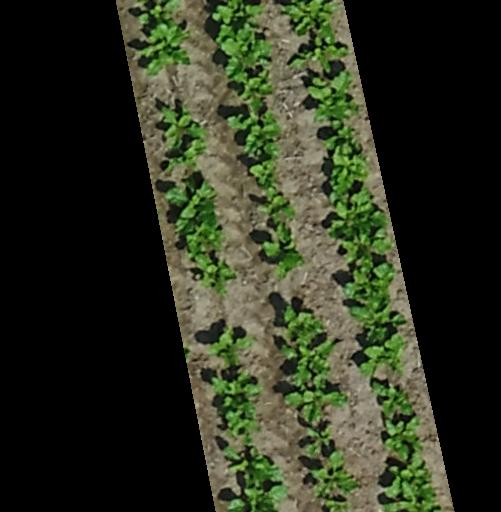
#> input picture 02_pflanzenzaehlung_computer_vision_DE/class_data_plants/beispiel_1_rgb.png, 501 x 512 px; its folder holds only this picture in this run
$ jupyter execute --allow-errors Pflanzenzaehlung_Programmierung_KURS_DE.ipynb
#> lines starting #> are read from the running program, lines starting #| are printed output that depends on the picture; after the words box and inside, x2 and y2 are one past the last pixel; in counts of white or black regions, pixels touching at a corner belong together
[cell 1]
from pathlib import Path
import os
import zipfile
import urllib.request
import shutil

GITHUB_USER = "Facuriy"
GITHUB_REPO = "agro-ai-kurs"
BRANCH = "main"
BLOCK_DIR = Path("02_pflanzenzaehlung_computer_vision_DE")
ZIP_NAME = "02_pflanzenzaehlung_computer_vision_DE.zip"
ZIP_URL = f"https://github.com/{GITHUB_USER}/{GITHUB_REPO}/raw/{BRANCH}/{ZIP_NAME}"
RAW_BASE = f"https://raw.githubusercontent.com/{GITHUB_USER}/{GITHUB_REPO}/{BRANCH}/02_pflanzenzaehlung_computer_vision_DE"
DATA_FILE = Path("class_data_plants/examples.csv")
DATA_FILES = ['class_data_plants/beispiel_1_rgb.png',
    'class_data_plants/beispiel_1_rgb_ground_truth.csv',
    'class_data_plants/beispiel_2_altum_multispektral.png',
    'class_data_plants/beispiel_2_altum_multispektral_ground_truth.csv',
    'class_data_plants/beispiel_3_rededge_multispektral.png',
    'class_data_plants/beispiel_3_rededge_multispektral_ground_truth.csv',
    'class_data_plants/beispiel_4_m3multi_multispektral.png',
    'class_data_plants/beispiel_4_m3multi_multispektral_ground_truth.csv',
    'class_data_plants/examples.csv']

def extract_zip(zip_path):
    with zipfile.ZipFile(zip_path, "r") as zf:
        names = zf.namelist()
        for member in names:
            normalized = Path(member.replace("\\", "/"))
            target = Path(".") / normalized
            if member.endswith("/"):
                target.mkdir(parents=True, exist_ok=True)
            else:
                target.parent.mkdir(parents=True, exist_ok=True)
                with zf.open(member) as source, open(target, "wb") as dest:
                    shutil.copyfileobj(source, dest)
        print("ZIP entpackt:", len(names), "Dateien")

def in_colab():
    try:
        import google.colab
        return True
    except Exception:
        return False

def find_course_folder():
    candidates = [Path("."), BLOCK_DIR]
    candidates += [p.parent.parent for p in Path(".").rglob("examples.csv")]
    for candidate in candidates:
        if (candidate / DATA_FILE).exists():
            return candidate
    return None

def download_direct_files():
    for rel in DATA_FILES:
        target = Path(rel)
        target.parent.mkdir(parents=True, exist_ok=True)
        if not target.exists():
            url = f"{RAW_BASE}/{rel}"
            print("Lade Datei:", url)
            urllib.request.urlretrieve(url, target)

course_folder = find_course_folder()

if course_folder is None and in_colab():
    print("Lade Unterrichtsdaten:", ZIP_URL)
    urllib.request.urlretrieve(ZIP_URL, ZIP_NAME)
    try:
        extract_zip(ZIP_NAME)
    except zipfile.BadZipFile:
        print("ZIP konnte nicht gelesen werden. Direkter Download wird benutzt.")
    course_folder = find_course_folder()

if course_folder is None and in_colab():
    download_direct_files()
    course_folder = find_course_folder()

if course_folder is None:
    found = [str(p) for p in Path(".").rglob("*")][:30]
    raise FileNotFoundError("Die Unterrichtsdaten wurden nicht gefunden. Gefundene Dateien: " + str(found))

os.chdir(course_folder)

print("Arbeitsordner:", Path.cwd())
print("Datensatz:", DATA_FILE)

# Pflanzenzählung mit Computer Vision

Dieses Notebook ist für den Kurs vorbereitet. Es nutzt kleine, schnelle Unterrichtsdaten.

## Hinweise zur Übung

**Ziel der Einheit:** Die Studierenden sollen eine klassische Computer-Vision-Pipeline verstehen: Bild laden, Pflanzen hervorheben, Maske bilden, Objekte zählen, Ergebnis bewerten.

**Empfohlener Ablauf (60-90 min):**

1. Erst nur RGB und Excess Green erklären.
2. Dann Schwellenwert, Mindestfläche und Glättung live verändern.
3. Ein gutes und ein schlechtes Beispiel vergleichen.
4. Precision/Recall/F1 anhand von TP, FP und FN interpretieren.

**Didaktischer Punkt:** Ein einfacher Algorithmus ist transparent. Gerade wenn er scheitert, lernen die Studierenden viel über Annahmen, Bildqualität und biologische Variabilität.

## Erwartete Beobachtungen und Diskussion

**Typische Interpretation der Metriken:**

- Hohe Precision, niedriger Recall: Der Algorithmus ist streng und übersieht Pflanzen.
- Niedrige Precision, hoher Recall: Der Algorithmus erkennt viel, aber auch viele Fehlalarme.
- F1 ist gut für den Vergleich, ersetzt aber nicht den Blick auf Overlay und Fehlerbeispiele.

**Diskussionsfragen:**

- Warum ist das einfache RGB-Beispiel nicht automatisch das beste?
- Welche Fehler entstehen bei überlappenden Pflanzen?
- Warum braucht man Ground Truth für ehrliche Bewertung?

# Pflanzenzählung mit Python

Eine praktische Einführung in Bildanalyse für Studierende der Agronomie.

In diesem Notebook laden wir kleine echte Bildausschnitte aus UAV-Orthomosaiken,
segmentieren Pflanzen mit einfachen Regeln und bewerten die Ergebnisse mit
Precision, Recall und F1.

## 1. Motivation: Warum Pflanzen automatisch zählen?

Pflanzenzählung hilft bei Feldaufgang, Bestandesdichte, Sortenversuchen,
Stressmonitoring und Managemententscheidungen. Programmierung ist hier kein
Selbstzweck: Wir übersetzen ein agronomisches Problem in wiederholbare Schritte.

### Mini-Glossar: Was passiert in dieser Klasse?

| Begriff | Einfache Erkl?rung |
|---|---|
| **Pixel** | Ein einzelner Bildpunkt. Jedes Pixel hat Farbwerte, z. B. Rot, Gr?n und Blau. |
| **RGB-Bild** | Ein normales Farbbild mit drei Kan?len: Red, Green, Blue. |
| **Multispektralbild** | Ein Bild mit zus?tzlichen Kan?len, z. B. RedEdge oder NIR. Diese Kan?le k?nnen Pflanzenzustand sichtbar machen, den das Auge kaum sieht. |
| **Segmentierung** | Wir trennen Bildbereiche: Pflanze oder Nicht-Pflanze. |
| **Maske** | Ein Schwarz-Wei?-Bild: wei?/True = geh?rt zur Pflanze, schwarz/False = Hintergrund. |
| **Objekt / Komponente** | Eine zusammenh?ngende Gruppe von Pflanzen-Pixeln. Daraus sch?tzen wir eine Pflanze. |
| **Zentroid** | Mittelpunkt eines erkannten Objekts. Er wird als Pflanzenposition angezeigt. |

Die Klasse folgt einer einfachen Computer-Vision-Pipeline:

```text
Bild laden -> Pflanzenfarbe hervorheben -> Maske erzeugen -> Objekte finden -> Pflanzen z?hlen -> Ergebnis bewerten
```

[cell 2]
from pathlib import Path

import numpy as np
import pandas as pd
import matplotlib.pyplot as plt
from PIL import Image
from skimage import exposure, filters, measure, morphology

DATA_DIR = Path("class_data_plants")
OUT_DIR = Path("class_outputs_plants")
OUT_DIR.mkdir(exist_ok=True)

examples_path = DATA_DIR / "examples.csv"
if not examples_path.exists():
    raise FileNotFoundError(f"Datei fehlt: {examples_path}")

examples = pd.read_csv(examples_path)
#> (reads 02_pflanzenzaehlung_computer_vision_DE/class_data_plants/examples.csv from the repository)
examples

## 2. Bilddaten laden und verstehen

Wir arbeiten mit kleinen PNG-Dateien. Die originalen Orthomosaike sind viel
größer; für eine Unterrichtsstunde reicht ein repräsentativer Ausschnitt.

[cell 3]
def load_rgb(example_row):
    path = DATA_DIR / example_row["image_file"]
    if not path.exists():
        raise FileNotFoundError(path)
    return np.array(Image.open(path).convert("RGB"))
#> returned value is the input picture: shape (512, 501, 3); mean R, G, B 43.9, 49.1, 31.3


fig, axes = plt.subplots(1, len(examples), figsize=(4 * len(examples), 4))
#> (the rest of this cell did not finish here and is left out)

## 3. Einfache Vorverarbeitung

Viele Pflanzen sind grüner als der Boden. Eine einfache Kennzahl ist
`Excess Green`: `2*G - R - B`. Das ist kein perfektes Modell, aber sehr gut
geeignet, um Bildanalyse zu verstehen.

### Definition: Excess Green

F?r junge gr?ne Pflanzen reicht oft ein sehr einfacher Farbindex:

$$\text{ExG} = 2 \cdot G - R - B$$

Dabei sind `R`, `G` und `B` die roten, gr?nen und blauen Farbwerte. Wenn ein Pixel deutlich gr?ner ist als rot/blau, wird `ExG` gro?.

**Wichtig:** Das ist keine biologische Wahrheit. Es ist eine einfache Regel, die bei gr?nen Pflanzen gut funktionieren kann, aber bei Schatten, trockenem Boden, gelben Bl?ttern oder multispektralen Kompositbildern scheitern kann.

[cell 4]
def excess_green(rgb):
    arr = rgb.astype("float32") / 255.0
    r, g, b = arr[..., 0], arr[..., 1], arr[..., 2]
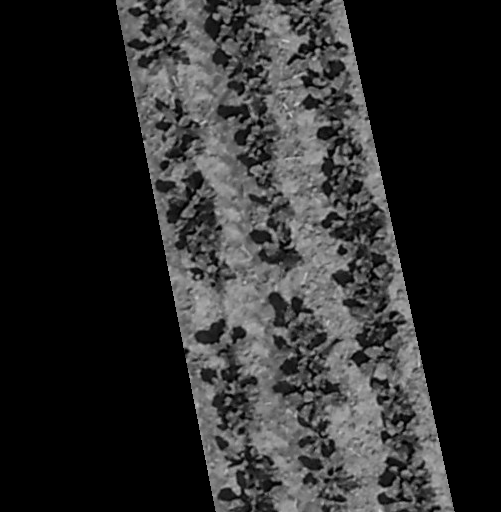
#> r: shape (512, 501) float32; min 0, max 0.82, mean 0.172
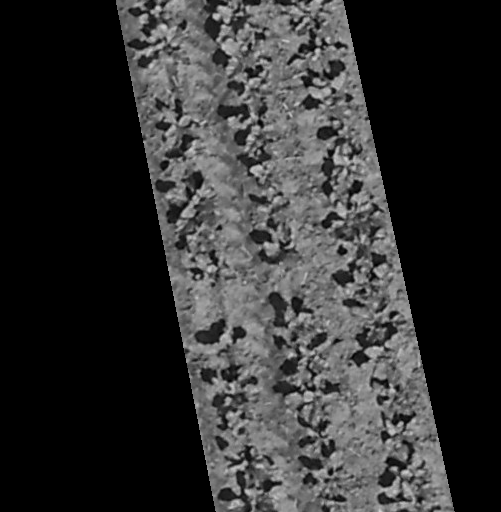
#> g: shape (512, 501) float32; min 0, max 0.816, mean 0.193
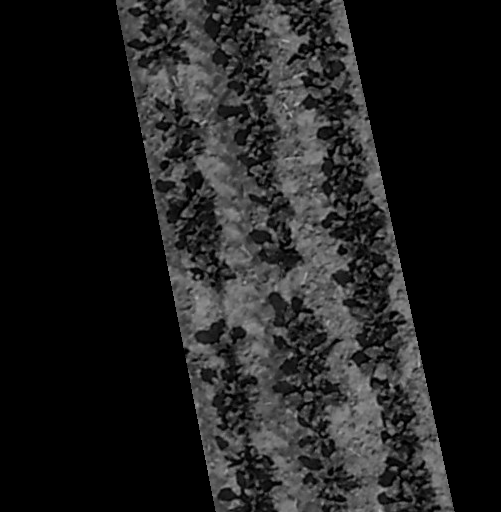
#> b: shape (512, 501) float32; min 0, max 0.71, mean 0.123
    exg = 2 * g - r - b
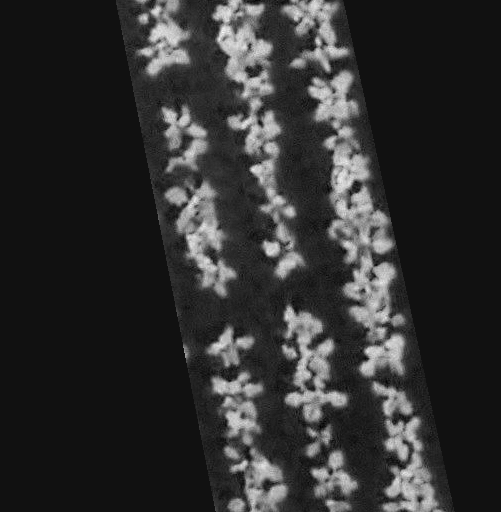
#> exg: shape (512, 501) float32; min -0.051, max 0.71, mean 0.0908; drawn with min black and max white
    return exposure.rescale_intensity(exg, in_range="image", out_range=(0, 1))
#> returned value: shape (512, 501) float32


row = examples.iloc[0]
img = load_rgb(row)
exg = excess_green(img)

fig, axes = plt.subplots(1, 3, figsize=(12, 4))
axes[0].imshow(img)
axes[0].set_title("RGB")
axes[1].imshow(exg, cmap="gray")
axes[1].set_title("Excess Green")
axes[2].hist(exg.ravel(), bins=50, color="green")
axes[2].set_title("Histogramm")
for ax in axes[:2]:
    ax.axis("off")
plt.tight_layout()
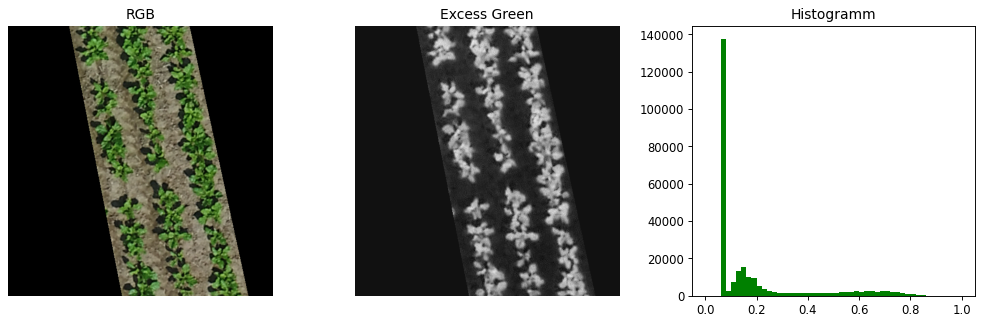
#> figure drawn by matplotlib, 3 panels; panel 3: tallest bar 137625 high, from x = 0.06 to 0.08

## 4. Einfache Pflanzendetektion

Die Funktion unten macht vier Dinge:

1. Grünheitsindex berechnen
2. Bild glätten
3. Schwellenwert anwenden
4. Kleine Objekte entfernen und Pflanzenzentren bestimmen

### Was machen Threshold, Morphologie und Connected Components?

1. **Threshold / Schwellenwert:** Wir entscheiden: `ExG > Schwelle` bedeutet Pflanze.
2. **Gl?ttung:** Kleine St?rungen werden reduziert, damit einzelne Pixel nicht zu falschen Pflanzen werden.
3. **Morphologie:** Kleine Objekte werden entfernt und kleine L?cher geschlossen.
4. **Connected Components:** Zusammenh?ngende wei?e Bereiche in der Maske werden als einzelne Objekte gez?hlt.
5. **Fl?chenfilter:** Zu kleine Objekte sind oft Rauschen; zu gro?e Objekte sind oft zusammengewachsene Pflanzen oder Fehler.

Diese Pipeline ist bewusst simpel. Genau deshalb ist sie gut für eine erste Programmierklasse: Man sieht sofort, welche Annahmen der Algorithmus macht.

[cell 5]
def detect_plants(rgb, threshold=0.08, min_area_px=18, max_area_px=900, smoothing=1.0):
#> called with threshold = 0.5, min_area_px = 18, max_area_px = 900, smoothing = 1
    exg = excess_green(rgb)
    smooth = filters.gaussian(exg, sigma=smoothing)
    mask = smooth > threshold
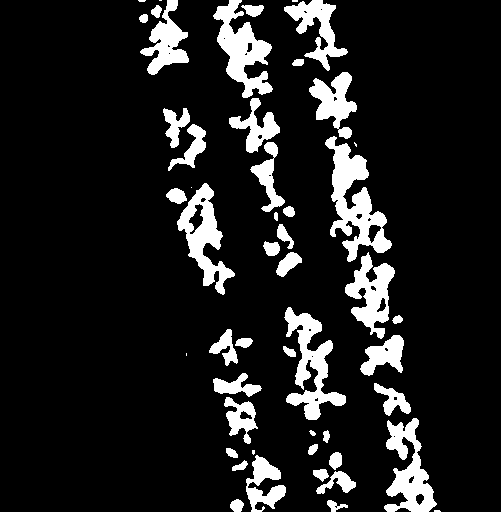
#> mask: shape (512, 501) bool; 12.1% white; 50 white regions (8 under 20 px), largest, box (x1, y1, x2, y2) and area: (325, 136, 392, 262) 3395, (284, 307, 346, 420) 2644, (213, 0, 273, 98) 2612
    mask = morphology.remove_small_objects(mask, min_size=max(1, int(min_area_px)))
    mask = morphology.remove_small_holes(mask, area_threshold=31)
#> mask: shape (512, 501) bool; 12.1% white; 42 white regions, largest, box (x1, y1, x2, y2) and area: (325, 136, 392, 262) 3423, (284, 307, 346, 420) 2656, (213, 0, 273, 98) 2616
    mask = morphology.opening(mask, morphology.disk(1))
#> mask: shape (512, 501) bool; 12.1% white; 47 white regions (1 under 20 px), largest, box (x1, y1, x2, y2) and area: (325, 136, 392, 262) 3417, (284, 307, 346, 420) 2646, (213, 0, 273, 98) 2608

    labels = measure.label(mask)
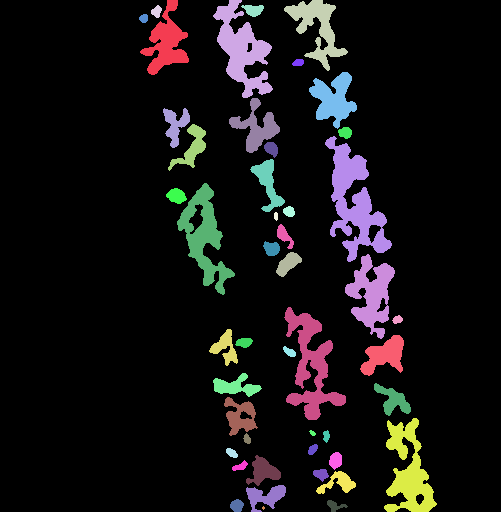
#> labels: shape (512, 501) int32; 48 distinct labels, from 0 to 47; one colour per label, 0 black
    rows = []
    keep = np.zeros_like(mask, dtype=bool)
    for region in measure.regionprops(labels):
        if min_area_px <= region.area <= max_area_px:
            y, x = region.centroid
            rows.append({"x": x, "y": y, "area_px": region.area})
            keep[labels == region.label] = True
#> this loop made 47 passes
#> (y, x) on passes 4, 5, 6, 7, 10, 11, 12, 14, 15, 17, 18, 19: (11.09, 156.2), (9.55, 253), (17.95, 143.4), (62.17, 297.9), (124.6, 175.1), (147.1, 191.6), (132.2, 344.9), (148.3, 271.1), (183, 267.6), (195.5, 176.1), (211.2, 288.8), (215.8, 275.6)
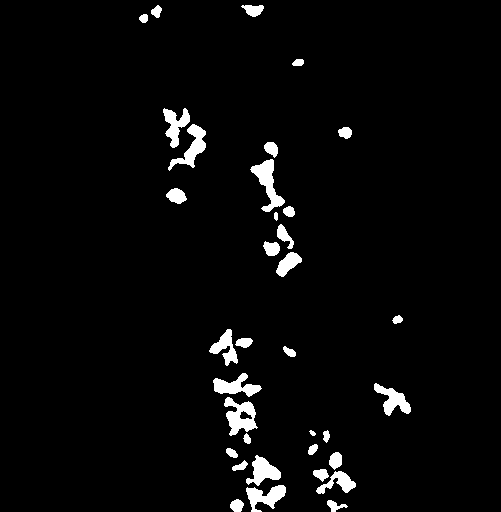
#> keep: shape (512, 501) bool; 3.4% white; 35 white regions, largest, box (x1, y1, x2, y2) and area: (224, 397, 258, 436) 712, (250, 159, 285, 212) 710, (168, 124, 206, 171) 617
#> after the loop, rows = 35 items
    return keep, pd.DataFrame(rows)

## 5. AUSPROBIEREN: Parameter ausprobieren

Ändern Sie die Werte und führen Sie die nächsten Zellen erneut aus.

[cell 6]
# AUSPROBIEREN
EXAMPLE_ID = examples.iloc[0]["example_id"]
THRESHOLD = float(examples.loc[examples.example_id == EXAMPLE_ID, "suggested_threshold"].iloc[0])
MIN_AREA_PX = int(examples.loc[examples.example_id == EXAMPLE_ID, "min_area_px"].iloc[0])
MAX_AREA_PX = int(examples.loc[examples.example_id == EXAMPLE_ID, "max_area_px"].iloc[0])
SMOOTHING = 1.0

print(EXAMPLE_ID, THRESHOLD, MIN_AREA_PX, MAX_AREA_PX)

[cell 7]
row = examples.loc[examples.example_id == EXAMPLE_ID].iloc[0]
img = load_rgb(row)
mask, pred = detect_plants(img, THRESHOLD, MIN_AREA_PX, MAX_AREA_PX, SMOOTHING)
#> pred = table of 35 rows and 3 columns

fig, axes = plt.subplots(1, 3, figsize=(14, 5))
axes[0].imshow(img)
axes[0].set_title("Bild")
axes[1].imshow(mask, cmap="gray")
axes[1].set_title("Pflanzenmaske")
axes[2].imshow(img)
if len(pred):
    axes[2].scatter(pred.x, pred.y, s=22, c="yellow", marker="+")
axes[2].set_title(f"Detektionen: {len(pred)}")
for ax in axes:
    ax.axis("off")
plt.tight_layout()
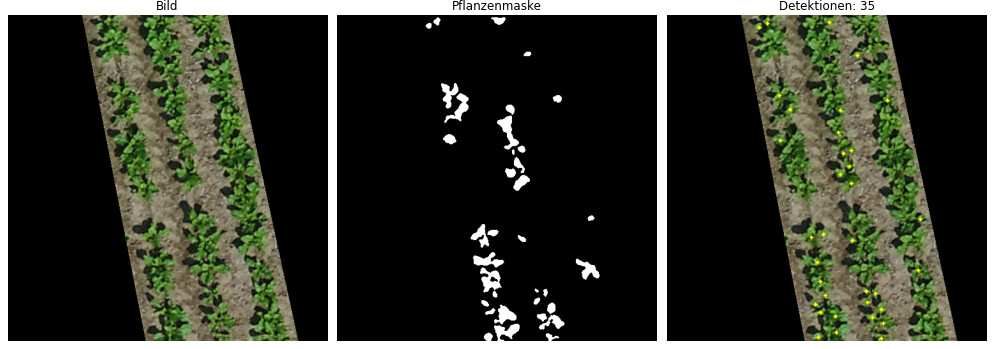
#> figure drawn by matplotlib, 3 panels

## 6. Metriken: Wie gut ist die Zählung?

Wir vergleichen die gefundenen Zentren mit manuell markierten Referenzpunkten.

- **TP**: Pflanze korrekt gefunden
- **FP**: Detektion, aber keine Referenzpflanze in der Nähe
- **FN**: Referenzpflanze wurde übersehen
- **Precision**: Wie sauber sind die Detektionen?
- **Recall**: Wie viele echte Pflanzen wurden gefunden?
- **F1**: Kompromiss aus Precision und Recall

### Definitionen der Metriken

Wir vergleichen erkannte Pflanzenzentren mit Referenzpunkten (*Ground Truth*).

| Metrik | Bedeutung |
|---|---|
| **TP** (*True Positive*) | Eine echte Pflanze wurde richtig erkannt. |
| **FP** (*False Positive*) | Der Algorithmus meldet eine Pflanze, dort ist aber keine Referenzpflanze. |
| **FN** (*False Negative*) | Eine echte Pflanze wurde ?bersehen. |
| **Precision** | Von allen erkannten Pflanzen: Wie viele waren wirklich richtig?  $$Precision = \frac{TP}{TP + FP}$$ |
| **Recall** | Von allen echten Pflanzen: Wie viele wurden gefunden?  $$Recall = \frac{TP}{TP + FN}$$ |
| **F1** | Harmonischer Mittelwert aus Precision und Recall. Gut, wenn beide wichtig sind.  $$F1 = \frac{2 \cdot Precision \cdot Recall}{Precision + Recall}$$ |
| **Count Error** | Differenz zwischen vorhergesagter und echter Pflanzenzahl. |

**Interpretation:**
- Hohe Precision, niedriger Recall: Der Algorithmus ist vorsichtig, ?bersieht aber Pflanzen.
- Niedrige Precision, hoher Recall: Der Algorithmus findet viele Pflanzen, aber auch viele falsche.
- F1 ist praktisch, wenn wir einen einzelnen Vergleichswert brauchen.

[cell 8]
def load_ground_truth(example_row):
    path = DATA_DIR / example_row["ground_truth_file"]
    if not path.exists():
        raise FileNotFoundError(path)
    return pd.read_csv(path)
#> (reads 02_pflanzenzaehlung_computer_vision_DE/class_data_plants/beispiel_1_rgb_ground_truth.csv from the repository)


def detection_metrics(pred, gt, tolerance_px=18):
#> called with tolerance_px = 18
    pred_xy = pred[["x", "y"]].to_numpy(float) if len(pred) else np.empty((0, 2))
    gt_xy = gt[["x", "y"]].to_numpy(float) if len(gt) else np.empty((0, 2))
    used = set()
    tp = 0
    for gx, gy in gt_xy:
        if len(pred_xy) == 0:
            continue
        d = np.sqrt((pred_xy[:, 0] - gx) ** 2 + (pred_xy[:, 1] - gy) ** 2)
        for idx in np.argsort(d):
            if idx not in used and d[idx] <= tolerance_px:
                used.add(int(idx))
                tp += 1
                break
    fp = len(pred_xy) - tp
    fn = len(gt_xy) - tp
    precision = tp / (tp + fp) if (tp + fp) else 0
    recall = tp / (tp + fn) if (tp + fn) else 0
    f1 = 2 * precision * recall / (precision + recall) if (precision + recall) else 0
    return pd.Series({
        "Referenz": len(gt_xy), "Detektionen": len(pred_xy),
        "TP": tp, "FP": fp, "FN": fn,
        "Precision": precision, "Recall": recall, "F1": f1,
        "Zählfehler": len(pred_xy) - len(gt_xy),
    })


gt = load_ground_truth(row)
metrics = detection_metrics(pred, gt)
metrics

[cell 9]
plt.figure(figsize=(7, 7))
plt.imshow(img)
plt.scatter(gt.x, gt.y, s=44, facecolors="none", edgecolors="white", label="Referenz")
if len(pred):
    plt.scatter(pred.x, pred.y, s=24, c="yellow", marker="+", label="Detektion")
plt.title(f"{EXAMPLE_ID}: Referenz vs. Detektion")
plt.axis("off")
plt.legend()
plt.tight_layout()
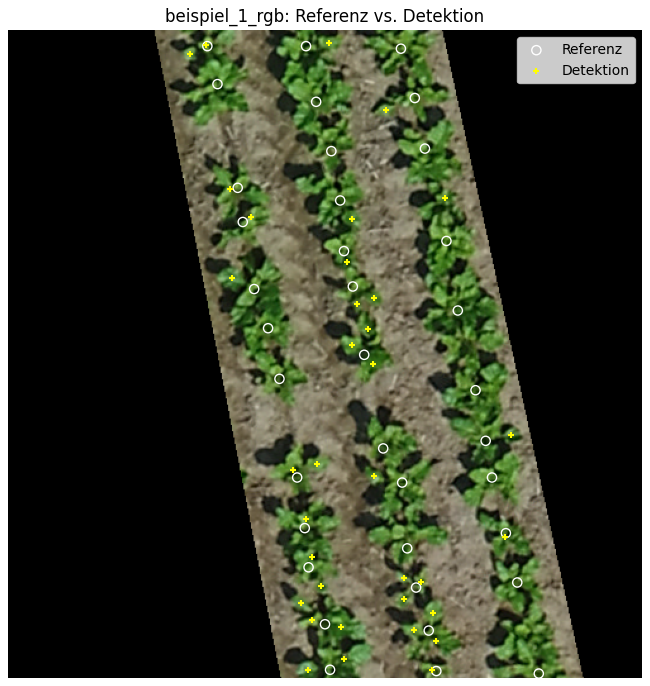
#> figure drawn by matplotlib, 1 panel

## 7. Alle Bilder vergleichen

[cell 10]
results = []
#> (the rest of this cell did not finish here and is left out)

#> the loop in detect_plants (call 2), `for region in measure.regionprops(labels):` made 47 passes
    m = detection_metrics(pred, gt)
    m["example_id"] = row.example_id
    m["sensor"] = row.sensor
    m["difficulty"] = row.difficulty
    results.append(m)

results = pd.DataFrame(results)
cols = ["example_id", "sensor", "difficulty", "Referenz", "Detektionen", "Precision", "Recall", "F1", "Zählfehler"]
results[cols]

## 8. Ergebnisse f?r alle Bilder ansehen

Die Tabelle ist wichtig, aber bei Bilddaten muss man die Ergebnisse auch anschauen. Hier vergleichen wir f?r jedes Beispiel:

- Originalbild
- berechnete Pflanzenmaske
- Detektionen und Ground Truth

Gelbe Plus-Zeichen sind gefundene Pflanzen. T?rkise Kreise sind Referenzpunkte.

[cell 11]
summary_rows = []
count_error_col = "Zählfehler"

fig, axes = plt.subplots(len(examples), 3, figsize=(13, 4 * len(examples)))
if len(examples) == 1:
    axes = np.array([axes])

#> (the rest of this cell did not finish here and is left out)

    m = detection_metrics(pred, gt)
    summary_rows.append({"example_id": row.example_id, **m.to_dict()})

    ax_img, ax_mask, ax_overlay = axes[row_idx]

    ax_img.imshow(img)
    ax_img.set_title(f"{row.example_id}\n{row.sensor} | {row.difficulty}")

    ax_mask.imshow(mask, cmap="gray")
    ax_mask.set_title("Maske")

    ax_overlay.imshow(img)
    if len(gt):
        ax_overlay.scatter(gt.x, gt.y, s=44, facecolors="none", edgecolors="cyan", linewidths=1.5, label="Ground Truth")
    if len(pred):
        ax_overlay.scatter(pred.x, pred.y, s=34, c="yellow", marker="+", linewidths=1.6, label="Detektion")
    ax_overlay.set_title(
        f"Detektionen {int(m['Detektionen'])} / Referenz {int(m['Referenz'])}\n"
        f"F1={m['F1']:.2f}, Fehler={int(m[count_error_col])}"
    )
    if row_idx == 0:
        ax_overlay.legend(loc="lower right", fontsize=8)

    for ax in (ax_img, ax_mask, ax_overlay):
        ax.axis("off")

plt.tight_layout()
plt.show()

pd.DataFrame(summary_rows)[["example_id", "Referenz", "Detektionen", "Precision", "Recall", "F1", count_error_col]]
